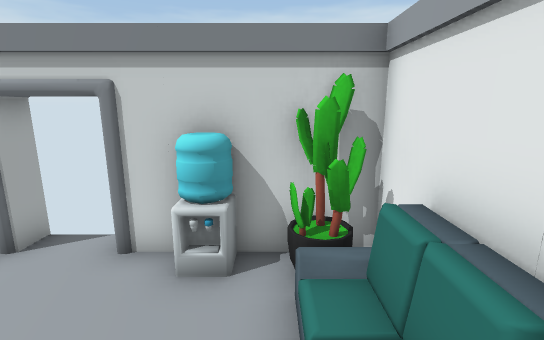
view 1 (above)

12 first-person views from a walk through a 3-D level made in the Unity game engine. The camera is 1.3 m above the floor, tilts 12° down and sees 85° across. The floor is counted in squares, 0.5 m on a side. Each view is taken from the middle of a square. On the plan, view 1 faces up. The plan holds only what a view shows up to about 19 squares ahead; the rest is blank. Door leaves are left out, so doorways stand open.

view 2
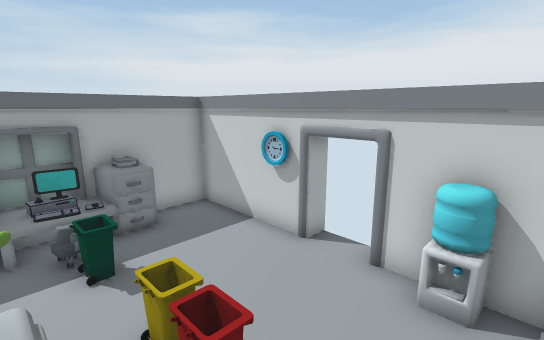

view 3
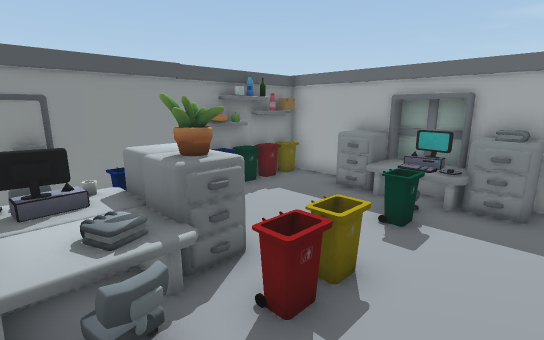

view 4
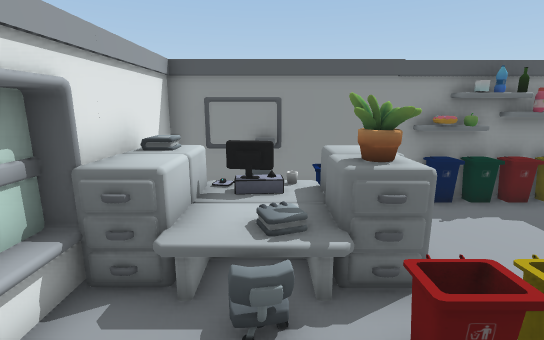

view 5
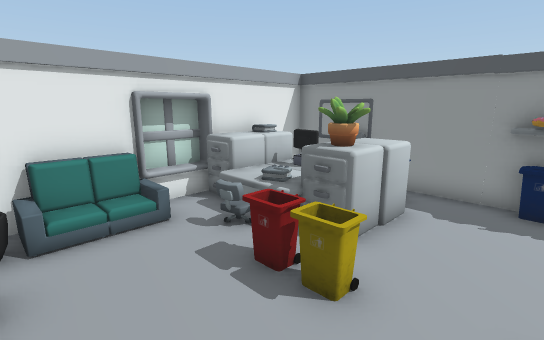

view 6
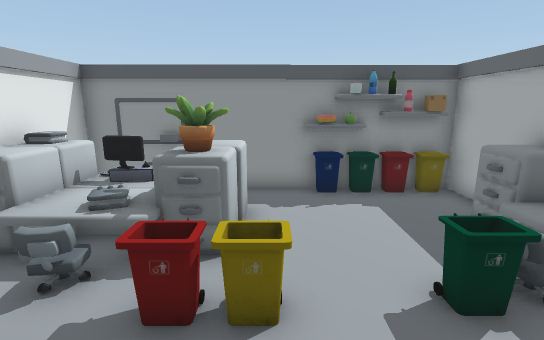

view 7
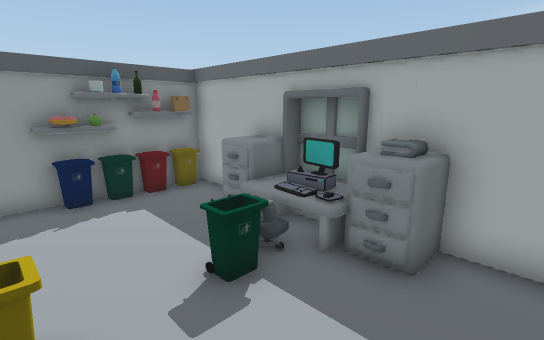

view 8
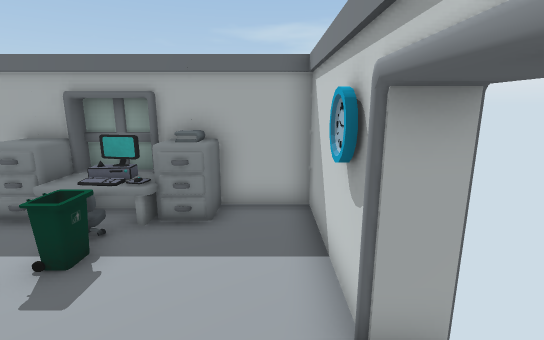

view 9
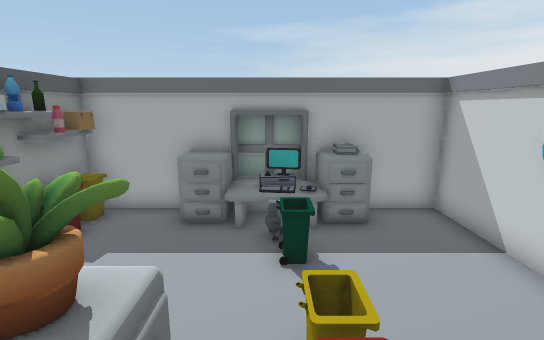

view 10
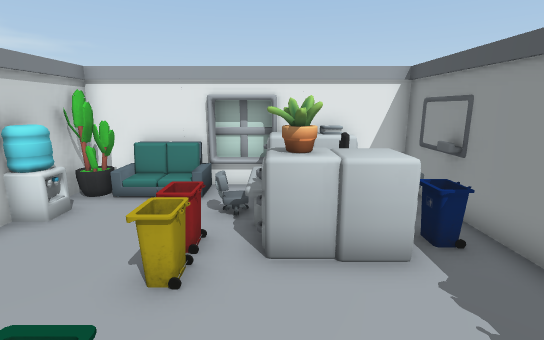

view 11
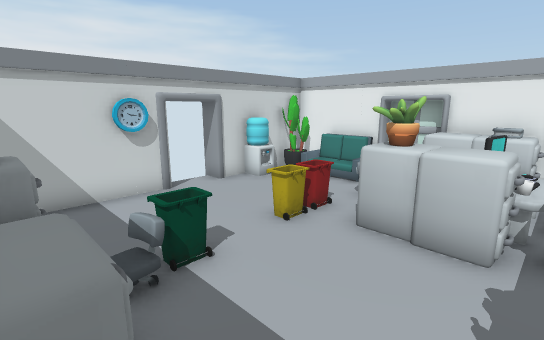

view 12
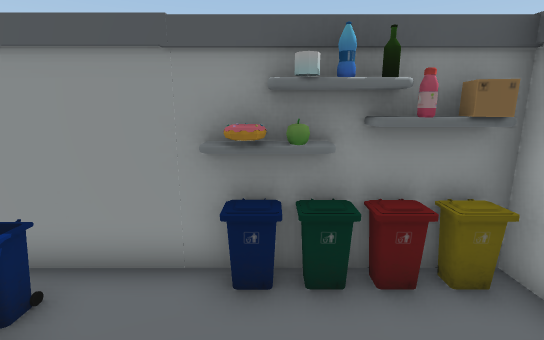

### Floor plan
Key: @ floor where view 1 was taken; # wall or solid block; . main floor; : floor 0.5 m higher than the main floor; / step, stairs or slope; D open door; = window, fence, low wall or low ledge; ^ raised ledge; O other object.
Columns run from 10 left of view 1 to 2 right of it. Each row starts with its distance up from view 1.
  6      ####
  5 ######DD#O###
  4 #........O.O#
  3 #=.........=#
  2 # .........=#
  1 #O.OO.OOO...#
  0 #O..O.OO//@.#
 -1 # .....O//:O#
 -2 #O.....O/:: ^
 -3 ##.....O/   ^
 -4 #......OO./.^
 -5 #OOOOO #####^
 -6 ############^

Positions as (right, up) in squares from view 1, and headings:
1: (0, 0), facing up
2: (0, -1), facing up-left
3: (0, 3), facing down-left
4: (-1, 3), facing down
5: (-6, 4), facing down-right
6: (-4, 4), facing down
7: (-4, 4), facing down-left
8: (-2, 4), facing left
9: (-1, 0), facing left
10: (-8, -1), facing right
11: (-9, -4), facing up-right
12: (-6, -1), facing down
